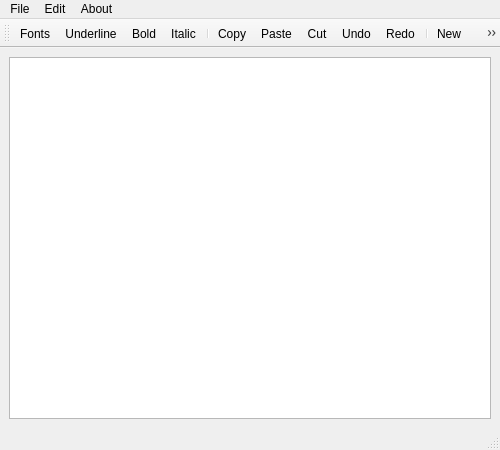
<?xml version="1.0" encoding="UTF-8"?>
<ui version="4.0">
 <class>Notepad</class>
 <widget class="QMainWindow" name="Notepad">
  <property name="geometry">
   <rect>
    <x>0</x>
    <y>0</y>
    <width>500</width>
    <height>450</height>
   </rect>
  </property>
  <property name="windowTitle">
   <string>Notepad</string>
  </property>
  <property name="windowIcon">
   <iconset resource="images.qrc">
    <normaloff>:/images/images/notepadIcon.ico</normaloff>:/images/images/notepadIcon.ico</iconset>
  </property>
  <widget class="QWidget" name="centralwidget">
   <layout class="QVBoxLayout" name="verticalLayout">
    <item>
     <widget class="QTextEdit" name="textEdit"/>
    </item>
   </layout>
  </widget>
  <widget class="QMenuBar" name="menubar">
   <property name="geometry">
    <rect>
     <x>0</x>
     <y>0</y>
     <width>500</width>
     <height>21</height>
    </rect>
   </property>
   <widget class="QMenu" name="menuFile">
    <property name="title">
     <string>File</string>
    </property>
    <addaction name="actionNew"/>
    <addaction name="actionOpen"/>
    <addaction name="actionSave"/>
    <addaction name="actionSaveAs"/>
    <addaction name="actionExit"/>
   </widget>
   <widget class="QMenu" name="menuEdit">
    <property name="title">
     <string>Edit</string>
    </property>
    <addaction name="actionBold"/>
    <addaction name="actionItalic"/>
    <addaction name="actionUnderline"/>
    <addaction name="actionFonts"/>
    <addaction name="actionCopy"/>
    <addaction name="actionPaste"/>
    <addaction name="actionCut"/>
    <addaction name="actionUndo"/>
    <addaction name="actionRedo"/>
   </widget>
   <widget class="QMenu" name="menuAbout">
    <property name="title">
     <string>About</string>
    </property>
    <addaction name="actionReadMore"/>
   </widget>
   <addaction name="menuFile"/>
   <addaction name="menuEdit"/>
   <addaction name="menuAbout"/>
  </widget>
  <widget class="QStatusBar" name="statusbar"/>
  <widget class="QToolBar" name="toolBar">
   <property name="windowTitle">
    <string>toolBar</string>
   </property>
   <attribute name="toolBarArea">
    <enum>TopToolBarArea</enum>
   </attribute>
   <attribute name="toolBarBreak">
    <bool>false</bool>
   </attribute>
   <addaction name="actionFonts"/>
   <addaction name="actionUnderline"/>
   <addaction name="actionBold"/>
   <addaction name="actionItalic"/>
   <addaction name="separator"/>
   <addaction name="actionCopy"/>
   <addaction name="actionPaste"/>
   <addaction name="actionCut"/>
   <addaction name="actionUndo"/>
   <addaction name="actionRedo"/>
   <addaction name="separator"/>
   <addaction name="actionNew"/>
   <addaction name="actionOpen"/>
   <addaction name="actionSave"/>
   <addaction name="actionSaveAs"/>
   <addaction name="actionExit"/>
  </widget>
  <action name="actionNew">
   <property name="icon">
    <iconset resource="images.qrc">
     <normaloff>:/images/images/newFileIcon.ico</normaloff>:/images/images/newFileIcon.ico</iconset>
   </property>
   <property name="text">
    <string>New</string>
   </property>
  </action>
  <action name="actionOpen">
   <property name="icon">
    <iconset resource="images.qrc">
     <normaloff>:/images/images/openIcon.ico</normaloff>:/images/images/openIcon.ico</iconset>
   </property>
   <property name="text">
    <string>Open</string>
   </property>
  </action>
  <action name="actionSave">
   <property name="icon">
    <iconset resource="images.qrc">
     <normaloff>:/images/images/saveIcon.ico</normaloff>:/images/images/saveIcon.ico</iconset>
   </property>
   <property name="text">
    <string>Save</string>
   </property>
  </action>
  <action name="actionSaveAs">
   <property name="icon">
    <iconset resource="images.qrc">
     <normaloff>:/images/images/saveAsIcon.ico</normaloff>:/images/images/saveAsIcon.ico</iconset>
   </property>
   <property name="text">
    <string>Save As</string>
   </property>
  </action>
  <action name="actionExit">
   <property name="icon">
    <iconset resource="images.qrc">
     <normaloff>:/images/images/exitIcon.ico</normaloff>:/images/images/exitIcon.ico</iconset>
   </property>
   <property name="text">
    <string>Exit</string>
   </property>
  </action>
  <action name="actionBold">
   <property name="checkable">
    <bool>true</bool>
   </property>
   <property name="icon">
    <iconset resource="images.qrc">
     <normaloff>:/images/images/boldText.ico</normaloff>:/images/images/boldText.ico</iconset>
   </property>
   <property name="text">
    <string>Bold</string>
   </property>
  </action>
  <action name="actionItalic">
   <property name="checkable">
    <bool>true</bool>
   </property>
   <property name="icon">
    <iconset resource="images.qrc">
     <normaloff>:/images/images/italicText.ico</normaloff>:/images/images/italicText.ico</iconset>
   </property>
   <property name="text">
    <string>Italic</string>
   </property>
  </action>
  <action name="actionUnderline">
   <property name="checkable">
    <bool>true</bool>
   </property>
   <property name="icon">
    <iconset resource="images.qrc">
     <normaloff>:/images/images/underlineText.ico</normaloff>:/images/images/underlineText.ico</iconset>
   </property>
   <property name="text">
    <string>Underline</string>
   </property>
  </action>
  <action name="actionFonts">
   <property name="icon">
    <iconset resource="images.qrc">
     <normaloff>:/images/images/selectFont.ico</normaloff>:/images/images/selectFont.ico</iconset>
   </property>
   <property name="text">
    <string>Fonts</string>
   </property>
  </action>
  <action name="actionCopy">
   <property name="icon">
    <iconset resource="images.qrc">
     <normaloff>:/images/images/copy.ico</normaloff>:/images/images/copy.ico</iconset>
   </property>
   <property name="text">
    <string>Copy</string>
   </property>
  </action>
  <action name="actionPaste">
   <property name="icon">
    <iconset resource="images.qrc">
     <normaloff>:/images/images/paste.ico</normaloff>:/images/images/paste.ico</iconset>
   </property>
   <property name="text">
    <string>Paste</string>
   </property>
  </action>
  <action name="actionCut">
   <property name="icon">
    <iconset resource="images.qrc">
     <normaloff>:/images/images/cut.ico</normaloff>:/images/images/cut.ico</iconset>
   </property>
   <property name="text">
    <string>Cut</string>
   </property>
  </action>
  <action name="actionUndo">
   <property name="icon">
    <iconset resource="images.qrc">
     <normaloff>:/images/images/undo.ico</normaloff>:/images/images/undo.ico</iconset>
   </property>
   <property name="text">
    <string>Undo</string>
   </property>
  </action>
  <action name="actionRedo">
   <property name="icon">
    <iconset resource="images.qrc">
     <normaloff>:/images/images/redo.ico</normaloff>:/images/images/redo.ico</iconset>
   </property>
   <property name="text">
    <string>Redo</string>
   </property>
  </action>
  <action name="actionReadMore">
   <property name="text">
    <string>Read more</string>
   </property>
  </action>
 </widget>
 <resources>
  <include location="images.qrc"/>
 </resources>
 <connections/>
</ui>
